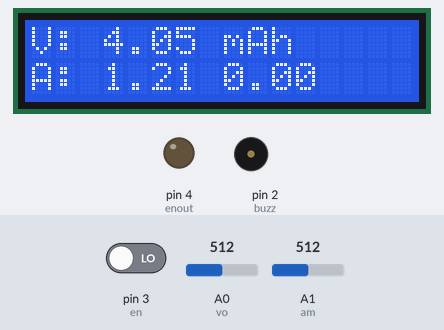
Bench run of a sketch on a simulated Arduino Uno, built with avr-gcc and run on an emulated ATmega328P. Parts: 16×2 character LCD, output pins drawn as LEDs (lit = HIGH), buzzer (waves = sounding, pin HIGH). Dashed ring = blinking. The test bench sets the inputs (shaded band); at power-on: A0 (vo) = 512, pin 3 (en) LOW, A1 (am) = 512.

Above: at 3.2 s.
3.3 s: A0 (vo) set to 364
At 4.0 s:
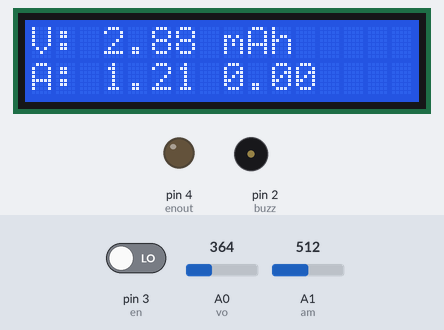
4.8 s: A0 (vo) set to 341
At 6.0 s:
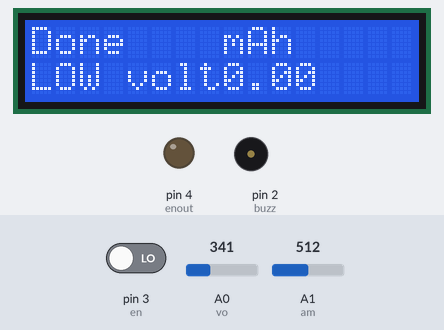
6.7 s: pin 3 (en) driven HIGH
At 8.18 s:
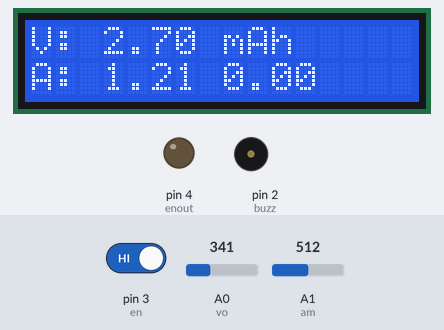
9.4 s: A0 (vo) set to 511
At 10.17 s:
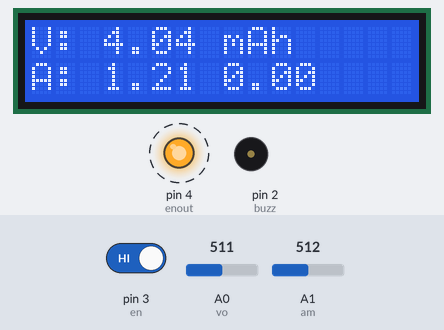
12.4 s: pin 3 (en) driven LOW
At 13.1 s:
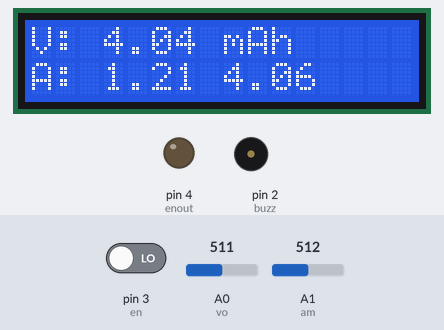
15.4 s: A1 (am) set to 716
At 16.3 s:
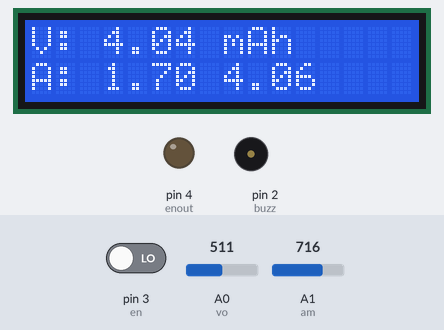
Timing chart, 0 to 17.9 s (numbered marks = the images above; inputs shaded):
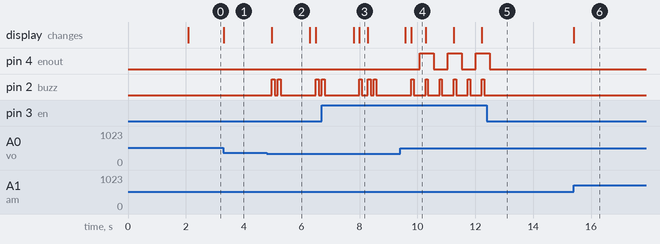

The sketch:

Battery_Tester.ino
```cpp
/*
 *  DIY Battery Capacity tester v1.0
 *  Auther: ER BROS LAB
 *  YouTube: https://www.youtube.com/channel/UCY6KA8oFk1s36fyPiFEmedQ
 *  Instagram: https://instagram.com/erbroslab?igshid=yuf7g4tevsro
 *  Email: erbrother1@gmail.com
 */

#include <LiquidCrystal.h>

const int rs = 5, en = 6, d4 = 7, d5 = 8, d6 = 9, d7 = 10;
LiquidCrystal lcd(rs, en, d4, d5, d6, d7);

#define vo A0
#define am A1
#define buzz 2
#define en 3
#define enout 4
// -------variables and constants----------- //
float amp = 0.00;
float temp = 0.00;
float batv = 0.00;
float r1 = 21660.0; //voltage devider for measurement
float r2 = 9770.0;
float eref = 2.517; //voltage referance tl431
float a = 0.00;
float b = 0.00;
int c = 0;
int count = 0;
bool lg1 = false;
bool lg2 = false;
unsigned long previousMillis = 0; // Previous time in ms
unsigned long millisPassed = 0;  // Current time in ms
float Capacity = 0.0;   //Variable to define the battery Capacity
float mA;

void setup() {
  analogReference(EXTERNAL);
  //Serial.begin(9600);
  lcd.begin(16, 2);
  pinMode(vo, INPUT);
  pinMode(am, INPUT);
  pinMode(buzz, OUTPUT);
  pinMode(enout, OUTPUT);
  pinMode(en, INPUT);
  lcd.setCursor(0, 0);
  lcd.print("Battery Capacity");
  lcd.setCursor(0, 1);
  lcd.print("Tester");
  delay(2000);
  lcd.clear();
}

void loop() {
  //...........voltage measurements............
  a = analogRead(vo);
  temp = (a * eref) / 1024;
  //voltr = volt - 0.01;  // voltage adjestment if you need then uncomment and adjest it
  batv = temp / (r2 / (r1 + r2));
  //Serial.print("vol: ");
  //Serial.println(volt);
  lcd.clear();
  lcd.setCursor(0, 0);
  lcd.print("V: ");
  lcd.print(batv);
  //............current measurements...............
  b = analogRead(am);
  amp = ((b * eref) / 1024) / 1.036;
  //Serial.print("amp: ");
  //Serial.println(amp);
  lcd.setCursor(0, 1);
  lcd.print("A: ");
  lcd.print(amp);
  //-----capacity print on display---
  //Serial.print("Bat. capacity in mAh: ");
  //Serial.println(Capacity);
  lcd.setCursor(8, 0);
  lcd.print("mAh");
  lcd.setCursor(8, 1);
  lcd.print(Capacity);

  //------- controls-----------
  c = digitalRead(en);
  if (c == HIGH) {
    bz();
    count++;
    delay(200);
  }
  if (count == 1) {
    lg1 = true; // testing is on
  }
  else if (count == 2) {
    lg1 = false; // testing is off
    digitalWrite(enout, LOW);
    count = 0;
  }
  if ( batv >= 2.8 && batv <= 4.50) {
    lg2 = true;
  }
  else {
    lg2 = false;
  }
  if (lg1 == true && lg2 == true) {
    digitalWrite(enout, HIGH);
    millisPassed = millis() - previousMillis;
    mA = amp * 1000.0 ;
    Capacity = Capacity + (mA * (millisPassed / 3600000.0)); // 1 Hour = 3600000ms to convert it into mAh units
    previousMillis = millis();
  }


  if (batv < 2.8) { // low voltage function
    lcd.clear();
    lcd.setCursor(0, 0);
    lcd.print("Done");
    lcd.setCursor(0, 1);
    lcd.print("LOW volt");
    lcd.setCursor(8, 0);
    lcd.print("mAh");
    lcd.setCursor(8, 1);
    lcd.print(Capacity);
    count = 0;
    digitalWrite(enout, LOW);
    buzzlowbat();
    lcd.clear();
  }
  delay(200);
}

void bz() {
  digitalWrite(buzz, HIGH);
  delay(80);
  digitalWrite(buzz, LOW);
}
void buzzlowbat() {
  digitalWrite(buzz, HIGH);
  delay(100);
  digitalWrite(buzz, LOW);
  delay(100);
  digitalWrite(buzz, HIGH);
  delay(100);
  digitalWrite(buzz, LOW);
  delay(1000);
}
```

Measured:
- the behaviour switches between 355 and 354 on A0 (vo) (found by bisection; images 1 and 2)
- after the input at 3.3 s, the display: changes at once (image 1)
- after the input at 4.8 s, pin 2 (buzz): goes HIGH 0.10 s, LOW 0.10 s, HIGH 0.10 s, LOW 1.2 s, HIGH 0.10 s, LOW 0.10 s, then HIGH, starting after 0.18 s; the display: changes after 0.18 s (image 2)
- after the input at 6.7 s, the display: first differs from a run without the input after 1.3 s (image 3)
- after the input at 9.4 s, pin 4 (enout): alternates HIGH for 0.49 s and LOW for 0.49 s, starting after 0.67 s
- after the input at 12.4 s, pin 4 (enout): goes on until 12.5 s, then stays LOW; pin 2 (buzz): stops changing and stays LOW
- after the input at 15.4 s, the display: changes at once (image 6)
